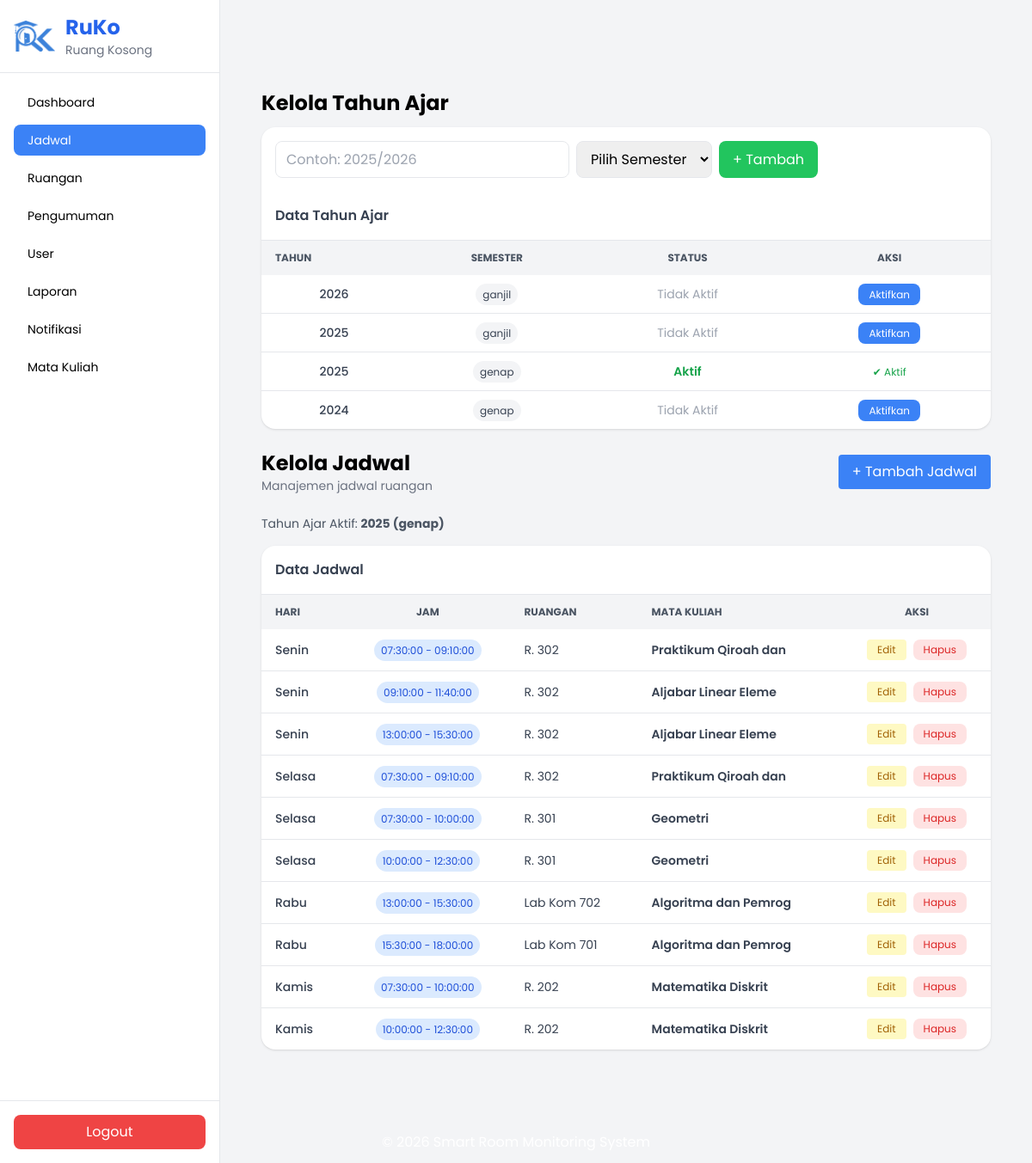
/?menu=kelola_jadwal (signed in), run on an earlier commit of the app's database.
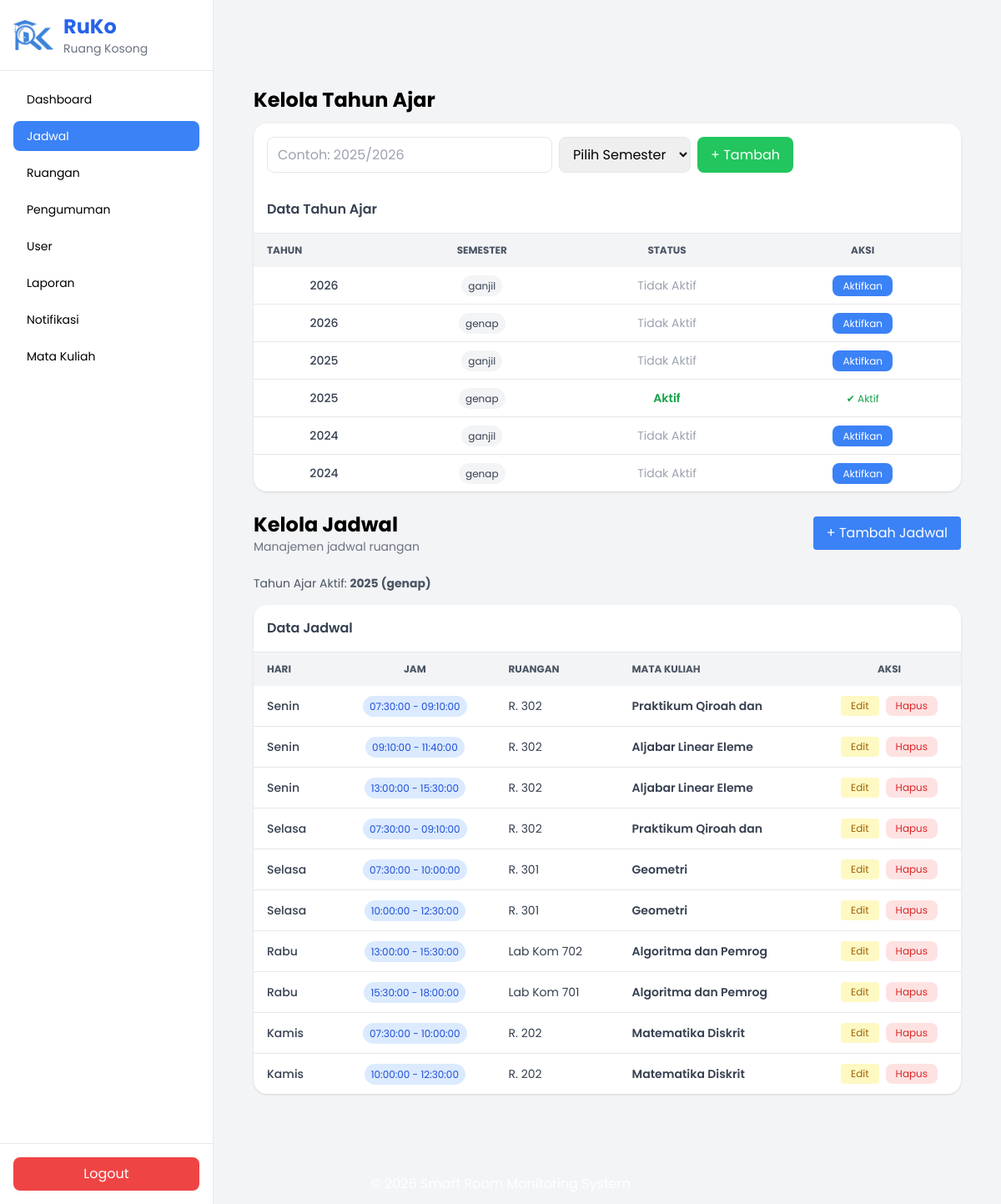
And on a later commit of the database.
### tables this page shows
CREATE TABLE `tahun_ajaran` (
  `id_tahun_ajar` int(11) NOT NULL,
  `tahun` varchar(10) DEFAULT NULL,
  `semester` enum('ganjil','genap') DEFAULT NULL,
  `aktif` tinyint(1) DEFAULT 0
);

CREATE TABLE `jadwal` (
  `id_jadwal` int(11) NOT NULL,
  `id_mk_prodi` int(11) DEFAULT NULL,
  `id_dosen` int(11) DEFAULT NULL,
  `id_ruangan` int(11) DEFAULT NULL,
  `id_kelas` int(11) DEFAULT NULL,
  `id_tahun_ajar` int(11) DEFAULT NULL,
  `hari` varchar(20) DEFAULT NULL,
  `jam_mulai` time DEFAULT NULL,
  `jam_selesai` time DEFAULT NULL
);

CREATE TABLE `ruangan` (
  `id_ruangan` int(11) NOT NULL,
  `id_gedung` int(11) DEFAULT NULL,
  `nama_ruangan` varchar(50) DEFAULT NULL,
  `kapasitas` int(11) DEFAULT NULL,
  `lantai` int(11) NOT NULL DEFAULT 1
);

CREATE TABLE `mata_kuliah` (
  `id_mk` int(11) NOT NULL,
  `kode_mk` varchar(20) DEFAULT NULL,
  `nama_mk` varchar(20) DEFAULT NULL,
  `sks` int(11) DEFAULT NULL
);

### admin/kelola_jadwal.php (the view, shortened to what the changed rows need)
<?php
include __DIR__ . '/../config/koneksi.php';
$tahun_list = mysqli_query($conn,"
    SELECT * FROM tahun_ajaran
    ORDER BY
        tahun DESC,
        FIELD(semester,'Ganjil','Genap')
");
$tahun_aktif = mysqli_fetch_assoc(mysqli_query($conn,"
    SELECT * FROM tahun_ajaran WHERE aktif=1
"));
$id_tahun_aktif = $tahun_aktif['id_tahun_ajar'] ?? 0;
$limit = 10;
$page = isset($_GET['page']) ? (int)$_GET['page'] : 1;
$offset = ($page - 1) * $limit;
$where = "WHERE j.id_tahun_ajar='$id_tahun_aktif'";
$data = mysqli_query($conn, "
    SELECT
        j.*,
        r.nama_ruangan,
        mk.nama_mk
    FROM jadwal j
    JOIN ruangan r ON j.id_ruangan = r.id_ruangan
    JOIN mk_prodi mp ON j.id_mk_prodi = mp.id_mk_prodi
    JOIN mata_kuliah mk ON mp.id_mk = mk.id_mk
    $where
    ORDER BY
    FIELD(j.hari,'Senin','Selasa','Rabu','Kamis','Jumat','Sabtu','Minggu'),
    j.jam_mulai ASC
    LIMIT $limit OFFSET $offset
");
?>
<div class="p-6">
    <h2 class="text-2xl font-bold mb-3">Kelola Tahun Ajar</h2>
    <div class="bg-white rounded-2xl shadow overflow-hidden mb-6">
        <div class="p-4">
            <form method="POST" class="flex gap-2 flex-wrap">
                <input type="text" name="tahun"
                placeholder="Contoh: 2025/2026"
                class="border px-3 py-2 rounded-lg focus:ring-2 focus:ring-blue-400 outline-none" required>
                <select name="semester"
                class="border px-3 py-2 rounded-lg focus:ring-2 focus:ring-blue-400 outline-none" required>
                <option value="">Pilih Semester</option>
                </select>
                <button name="tambah_tahun"
                class="bg-green-500 hover:bg-green-600 text-white px-4 py-2 rounded-lg">
                + Tambah
                </button>
            </form>
        </div>
        <div class="p-4 border-b">
            <h3 class="font-semibold text-gray-700">Data Tahun Ajar</h3>
        </div>
        <div class="overflow-x-auto">
            <table class="min-w-full text-sm">
                <thead class="bg-gray-100 text-xs uppercase text-gray-600">
                    <tr>
                        <th class="px-4 py-3 text-left">Tahun</th>
                        <th class="px-4 py-3 text-center">Semester</th>
                        <th class="px-4 py-3 text-center">Status</th>
                        <th class="px-4 py-3 text-center">Aksi</th>
                    </tr>
                </thead>
            <tbody class="divide-y text-gray-700">
                    <?php while($t = mysqli_fetch_assoc($tahun_list)){ ?>
                    <tr class="hover:bg-gray-50 transition text-center">
                        <td class="px-4 py-3 font-medium"><?= $t['tahun'] ?></td>
                        <td class="px-4 py-3">
                            <span class="bg-gray-100 px-2 py-1 rounded-full text-xs">
                                <?= $t['semester'] ?>
                            </span>
                        </td>
                        <td class="px-4 py-3">
                        <?= $t['aktif']
                            ? '<span class="text-green-600 font-semibold">Aktif</span>'
                            : '<span class="text-gray-400">Tidak Aktif</span>' ?>
                        </td>
                        <td class="px-4 py-3">
                            <?php if(!$t['aktif']){ ?>
                                <a href="?menu=kelola_jadwal&aktifkan_tahun=<?= $t['id_tahun_ajar'] ?>"
                                class="bg-blue-500 text-white px-3 py-1 rounded-lg text-xs hover:bg-blue-600">
                                Aktifkan
                            </a>
                            <?php } else { ?>
                                <span class="text-green-600 text-xs">✔ Aktif</span>
                            <?php } ?>
                        </td>
                    </tr>
                    <?php } ?>
                </tbody>
            </table>
        </div>
    </div>
    <div class="flex justify-between items-center mb-6">
        <div>
            <h2 class="text-2xl font-bold">Kelola Jadwal</h2>
            <p class="text-sm text-gray-500">Manajemen jadwal ruangan</p>
        </div>
        <a href="index.php?menu=tambah_jadwal"
            class="bg-blue-500 text-white px-4 py-2 rounded">
            + Tambah Jadwal
        </a>
    </div>
    <div class="mb-4 text-sm text-gray-600">
        Tahun Ajar Aktif:
        <b><?= $tahun_aktif['tahun'] ?> (<?= $tahun_aktif['semester'] ?>)</b>
    </div>
<div class="bg-white rounded-2xl shadow overflow-hidden">
<div class="p-4 border-b flex justify-between items-center">
    <h3 class="font-semibold text-gray-700">Data Jadwal</h3>
</div>
<div class="overflow-x-auto">
<table class="min-w-full text-sm">
<thead class="bg-gray-100 text-xs uppercase text-gray-600">
<tr>
<th class="px-4 py-3 text-left">Hari</th>
<th class="px-4 py-3 text-center">Jam</th>
<th class="px-4 py-3 text-left">Ruangan</th>
<th class="px-4 py-3 text-left">Mata Kuliah</th>
<th class="px-4 py-3 text-center">Aksi</th>
</tr>
</thead>
<tbody class="divide-y text-gray-700">
<?php if(mysqli_num_rows($data) > 0){ ?>
<?php while($row = mysqli_fetch_assoc($data)) { ?>
<tr class="hover:bg-gray-50 transition">
<td class="px-4 py-3 font-medium">
<?= $row['hari'] ?>
</td>
<td class="px-4 py-3 text-center">
<span class="bg-blue-100 text-blue-700 px-2 py-1 rounded-full text-xs">
<?= $row['jam_mulai'] ?> - <?= $row['jam_selesai'] ?>
</span>
</td>
<td class="px-4 py-3">
<?= $row['nama_ruangan'] ?>
</td>
<td class="px-4 py-3 font-semibold">
<?= $row['nama_mk'] ?>
</td>
<td class="p-3 text-center">
<div class="flex justify-center gap-2">
<a href="index.php?menu=edit_jadwal&id=<?= $row['id_jadwal'] ?>"
class="bg-yellow-100 text-yellow-700 px-3 py-1 rounded text-xs hover:bg-yellow-200 transition">
Edit
</a>
<a href="index.php?menu=hapus_jadwal&id=<?= $row['id_jadwal'] ?>"
onclick="return confirm('Yakin hapus?')"
class="bg-red-100 text-red-600 px-3 py-1 rounded-lg text-xs hover:bg-red-200 transition">
Hapus
</a>
</div>
</td>
</tr>
<?php } ?>
<?php } ?>
</tbody>
</table>
</div>
</div>
</div>

What changed in the data, as far as the page shows it:
added tahun_ajaran: tahun "2026", semester "genap", aktif "Tidak Aktif"
added tahun_ajaran: tahun "2024", semester "ganjil", aktif "Tidak Aktif"
